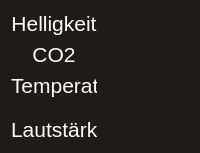
      <widget class="QWidget" name="simpel">
       <property name="sizePolicy">
        <sizepolicy hsizetype="Fixed" vsizetype="Fixed">
         <horstretch>0</horstretch>
         <verstretch>0</verstretch>
        </sizepolicy>
       </property>
       <property name="minimumSize">
        <size>
         <width>120</width>
         <height>80</height>
        </size>
       </property>
       <property name="styleSheet">
        <string notr="true">color: white;background-color : rgb(30, 27, 24)</string>
       </property>
       <layout class="QVBoxLayout" name="verticalLayout_2">
        <item>
         <layout class="QVBoxLayout" name="Ampeln">
          <item>
           <layout class="QHBoxLayout" name="horizontalLayout_8">
            <item>
             <widget class="QLabel" name="helllabelsimpel">
              <property name="sizePolicy">
               <sizepolicy hsizetype="Ignored" vsizetype="Preferred">
                <horstretch>0</horstretch>
                <verstretch>0</verstretch>
               </sizepolicy>
              </property>
              <property name="text">
               <string>&lt;html&gt;&lt;head/&gt;&lt;body&gt;&lt;p align=&quot;center&quot;&gt;&lt;span style=&quot; font-size:16pt;&quot;&gt;Helligkeit&lt;/span&gt;&lt;/p&gt;&lt;/body&gt;&lt;/html&gt;</string>
              </property>
              <property name="scaledContents">
               <bool>true</bool>
              </property>
              <property name="alignment">
               <set>Qt::AlignCenter</set>
              </property>
              <property name="wordWrap">
               <bool>true</bool>
              </property>
             </widget>
            </item>
            <item>
             <widget class="QLabel" name="label_12">
              <property name="sizePolicy">
               <sizepolicy hsizetype="Preferred" vsizetype="Fixed">
                <horstretch>0</horstretch>
                <verstretch>0</verstretch>
               </sizepolicy>
              </property>
              <property name="text">
               <string/>
              </property>
              <property name="pixmap">
               <pixmap>grafiken/ampelgrün.png</pixmap>
              </property>
              <property name="scaledContents">
               <bool>true</bool>
              </property>
             </widget>
            </item>
           </layout>
          </item>
          <item>
           <layout class="QHBoxLayout" name="horizontalLayout_7">
            <item>
             <widget class="QLabel" name="co2labelsimpel">
              <property name="sizePolicy">
               <sizepolicy hsizetype="Ignored" vsizetype="Preferred">
                <horstretch>0</horstretch>
                <verstretch>0</verstretch>
               </sizepolicy>
              </property>
              <property name="text">
               <string>&lt;html&gt;&lt;head/&gt;&lt;body&gt;&lt;p align=&quot;center&quot;&gt;&lt;span style=&quot; font-size:16pt;&quot;&gt;CO2&lt;/span&gt;&lt;/p&gt;&lt;/body&gt;&lt;/html&gt;</string>
              </property>
              <property name="scaledContents">
               <bool>true</bool>
              </property>
              <property name="alignment">
               <set>Qt::AlignCenter</set>
              </property>
              <property name="wordWrap">
               <bool>true</bool>
              </property>
             </widget>
            </item>
            <item>
             <widget class="QLabel" name="label_11">
              <property name="sizePolicy">
               <sizepolicy hsizetype="Preferred" vsizetype="Fixed">
                <horstretch>0</horstretch>
                <verstretch>0</verstretch>
               </sizepolicy>
              </property>
              <property name="text">
               <string/>
              </property>
              <property name="pixmap">
               <pixmap>grafiken/ampelgrün.png</pixmap>
              </property>
              <property name="scaledContents">
               <bool>true</bool>
              </property>
             </widget>
            </item>
           </layout>
          </item>
          <item>
           <layout class="QHBoxLayout" name="horizontalLayout_4">
            <item>
             <widget class="QLabel" name="templabelsimpel">
              <property name="sizePolicy">
               <sizepolicy hsizetype="Ignored" vsizetype="Preferred">
                <horstretch>0</horstretch>
                <verstretch>0</verstretch>
               </sizepolicy>
              </property>
              <property name="text">
               <string>&lt;html&gt;&lt;head/&gt;&lt;body&gt;&lt;p align=&quot;center&quot;&gt;&lt;span style=&quot; font-size:16pt;&quot;&gt;Temperatur&lt;/span&gt;&lt;br/&gt;&lt;/p&gt;&lt;/body&gt;&lt;/html&gt;</string>
              </property>
              <property name="scaledContents">
               <bool>true</bool>
              </property>
              <property name="alignment">
               <set>Qt::AlignCenter</set>
              </property>
              <property name="wordWrap">
               <bool>true</bool>
              </property>
             </widget>
            </item>
            <item>
             <widget class="QLabel" name="label">
              <property name="sizePolicy">
               <sizepolicy hsizetype="Preferred" vsizetype="Fixed">
                <horstretch>0</horstretch>
                <verstretch>0</verstretch>
               </sizepolicy>
              </property>
              <property name="text">
               <string/>
              </property>
              <property name="pixmap">
               <pixmap>grafiken/ampelgrün.png</pixmap>
              </property>
              <property name="scaledContents">
               <bool>true</bool>
              </property>
             </widget>
            </item>
           </layout>
          </item>
          <item>
           <layout class="QHBoxLayout" name="horizontalLayout_9">
            <item>
             <widget class="QLabel" name="lautlabelsimpel">
              <property name="sizePolicy">
               <sizepolicy hsizetype="Ignored" vsizetype="Preferred">
                <horstretch>0</horstretch>
                <verstretch>0</verstretch>
               </sizepolicy>
              </property>
              <property name="text">
               <string>&lt;html&gt;&lt;head/&gt;&lt;body&gt;&lt;p align=&quot;center&quot;&gt;&lt;span style=&quot; font-size:16pt;&quot;&gt;Lautstärke&lt;/span&gt;&lt;/p&gt;&lt;/body&gt;&lt;/html&gt;</string>
              </property>
              <property name="scaledContents">
               <bool>true</bool>
              </property>
              <property name="alignment">
               <set>Qt::AlignCenter</set>
              </property>
              <property name="wordWrap">
               <bool>true</bool>
              </property>
             </widget>
            </item>
            <item>
             <widget class="QLabel" name="label_13">
              <property name="sizePolicy">
               <sizepolicy hsizetype="Preferred" vsizetype="Fixed">
                <horstretch>0</horstretch>
                <verstretch>0</verstretch>
               </sizepolicy>
              </property>
              <property name="text">
               <string/>
              </property>
              <property name="pixmap">
               <pixmap>grafiken/ampelgrün.png</pixmap>
              </property>
              <property name="scaledContents">
               <bool>true</bool>
              </property>
             </widget>
            </item>
           </layout>
          </item>
         </layout>
        </item>
       </layout>
      </widget>
